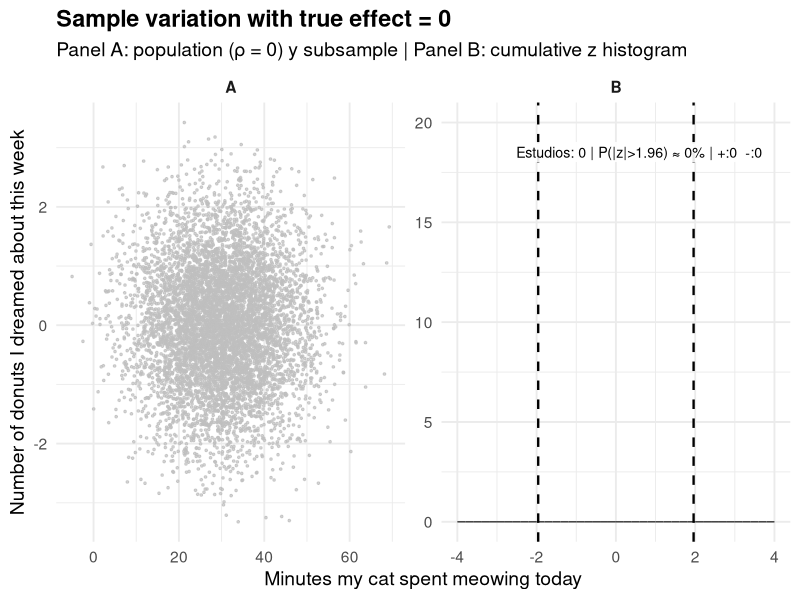

R code for this plot:
# Paquetes
library(tidyverse)

# --- Usa los mismos parámetros que en tu animación ---
set.seed(2025) # <- igual que antes
n_poblacion <- 7000
# Etiquetas (ajústalas a las que usaste en la animación)
x_lab <- "Minutes my cat spent meowing today"
y_lab <- "Number of donuts I dreamed about this week"

# Distribución de X y Y (ρ = 0), igual que en la animación
pobl <- tibble(
  id = 1:n_poblacion,
  x  = rnorm(n_poblacion, 30, 10),
  y  = rnorm(n_poblacion, 0, 1)
)

# Definición de bins para el histograma (igual que en la animación)
breaks <- seq(-4, 4, by = 0.2)
binw <- diff(breaks)[1]
mids <- head(breaks, -1) + binw / 2

# Histograma "vacío": conteos = 0 en todos los bins
hist_vacio <- tibble(
  panel = "B",
  bin   = mids,
  count = 0
)

# Para que haya espacio para la etiqueta, forzamos un rango Y razonable en el panel B
# (no dibuja nada, solo fija el rango)
rango_y_b <- tibble(panel = "B", bin = 0, count = 20) # ajusta 20 si quieres más/menos altura

# Etiqueta del panel B
etiqueta_B <- tibble(
  panel = "B",
  x = max(breaks) - 0.2,
  y = 19, # cerca de la parte alta del rango
  label = "Estudios: 0 | P(|z|>1.96) ≈ 0% | +:0  -:0"
)

# Plot combinado (facetas A y B)
p_static <- ggplot() +
  facet_wrap(~panel, ncol = 2, scales = "free") +

  # Panel A: población (sin submuestra)
  geom_point(
    data = pobl %>% mutate(panel = "A"),
    aes(x, y),
    colour = "grey75", size = 0.6, alpha = 0.7, inherit.aes = FALSE
  ) +

  # Panel B: histograma vacío
  geom_col(
    data = hist_vacio,
    aes(x = bin, y = count, group = bin),
    width = binw, fill = "grey70", colour = "grey25"
  ) +
  # Forzar rango Y del panel B sin dibujar nada
  geom_blank(data = rango_y_b, aes(x = bin, y = count)) +
  # Líneas de significancia
  geom_vline(
    data = data.frame(panel = "B"),
    aes(xintercept = -1.96), linetype = "dashed", linewidth = 0.8
  ) +
  geom_vline(
    data = data.frame(panel = "B"),
    aes(xintercept = 1.96), linetype = "dashed", linewidth = 0.8
  ) +
  # Etiqueta superior derecha del panel B
  geom_label(
    data = etiqueta_B,
    aes(x = x, y = y, label = label),
    size = 3.6, vjust = 1.0, hjust = 1.0, label.size = 0, alpha = 0.9
  ) +

  # Estilo y textos (coherentes con tu animación)
  labs(
    title = "Sample variation with true effect = 0",
    subtitle = "Panel A: population (ρ = 0) y subsample | Panel B: cumulative z histogram",
    x = x_lab, y = y_lab
  ) +
  theme_minimal(base_size = 14) +
  theme(
    plot.title = element_text(face = "bold"),
    strip.text = element_text(face = "bold")
  )

dpi_match <- 72 # o 96 si tu GIF se ve más “pequeño”
ggsave(
  "variacion_muestral_base_estatica.png",
  p_static,
  width  = 1200 / dpi_match, # pulgadas
  height =  600 / dpi_match, # pulgadas
  units  = "in",
  dpi    = dpi_match
)
